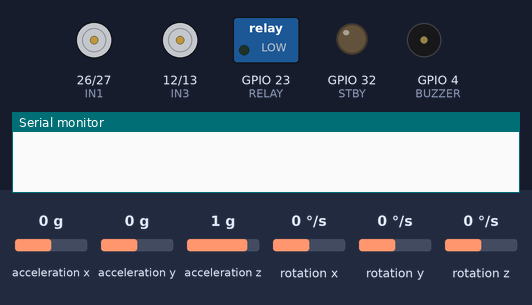
A sketch run on a simulated ESP32. Parts: motor-driver pin pairs drawn as motors (green arrow = first pin HIGH = forward, orange = second pin HIGH = backward, longer = more drive, scaled by the enable pin, stopped while the standby pin is LOW), switched loads named in the sketch (green lamp = pin HIGH), output pins drawn as LEDs (lit = HIGH), buzzer (waves = sounding, pin HIGH), the last lines printed to the serial monitor. The test bench sets the inputs (shaded band); at power-on: acceleration x 0 g, acceleration y 0 g, acceleration z 1 g, rotation x 0 °/s, rotation y 0 °/s, rotation z 0 °/s.

Above: at 0.0 s.
At 3.3 s:
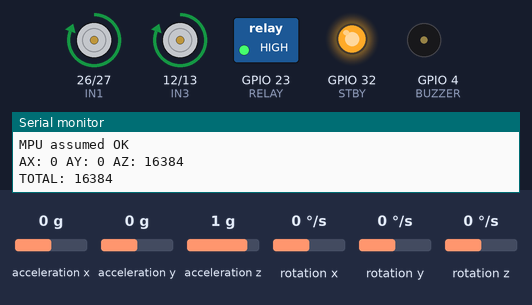
3.4 s: acceleration x set to -0.6 g
8.3 s: acceleration x set to -0.9 g
At 13.3 s:
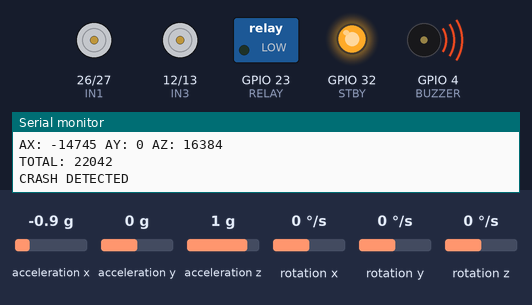
Timing chart, 0 to 18.6 s (numbered marks = the images above; inputs shaded):
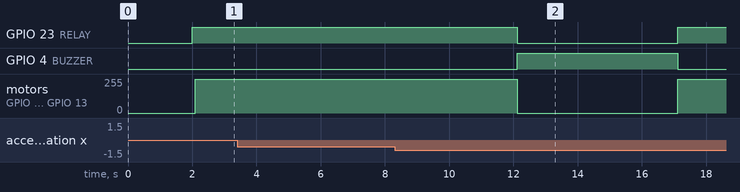

The sketch:

MPU+Motor.ino
```cpp
#include <Wire.h>
#include <MPU6050.h>

MPU6050 mpu;
bool mpuConnected = false;

// ===== PINS =====
#define IN1 26
#define IN2 27
#define IN3 12
#define IN4 13

#define ENA 25
#define ENB 14
#define STBY 32

#define RELAY 23
#define BUZZER 4

// ===== CONTROL =====
bool stopped = false;
unsigned long stopTime = 0;

void setup() {
  Serial.begin(115200);
  delay(2000);

  Serial.println("START");

  // Motor pins
  pinMode(IN1, OUTPUT);
  pinMode(IN2, OUTPUT);
  pinMode(IN3, OUTPUT);
  pinMode(IN4, OUTPUT);

  pinMode(ENA, OUTPUT);
  pinMode(ENB, OUTPUT);
  pinMode(STBY, OUTPUT);

  pinMode(RELAY, OUTPUT);
  pinMode(BUZZER, OUTPUT);

  // Enable motors
  digitalWrite(ENA, HIGH);
  digitalWrite(ENB, HIGH);
  digitalWrite(STBY, HIGH);

  digitalWrite(RELAY, HIGH);
  digitalWrite(BUZZER, LOW);

  // ===== MPU INIT (FIXED) =====
  Wire.begin(21, 22);
  mpu.initialize();
  delay(100);

  // ❌ skip testConnection (not reliable for MPU6500)
  mpuConnected = true;
  Serial.println("MPU assumed OK");

  forward();
}

void loop() {
  unsigned long now = millis();

  // ===== NORMAL RUN =====
  if (!stopped) {
    forward();
    digitalWrite(RELAY, HIGH);
  }

  // ===== MPU READING =====
  if (mpuConnected) {
    int16_t ax, ay, az, gx, gy, gz;
    mpu.getMotion6(&ax, &ay, &az, &gx, &gy, &gz);

    Serial.print("AX: "); Serial.print(ax);
    Serial.print(" AY: "); Serial.print(ay);
    Serial.print(" AZ: "); Serial.println(az);

    // Calculate total acceleration
    long accel = sqrt((long)ax * ax + (long)ay * ay + (long)az * az);

    Serial.print("TOTAL: ");
    Serial.println(accel);

    // 🚨 Crash detection
    if (!stopped && accel > 20000) {
      Serial.println("CRASH DETECTED");

      stopped = true;
      stopTime = now;

      stopMotors();
      digitalWrite(RELAY, LOW);
      digitalWrite(BUZZER, HIGH);
    }
  }

  // ===== RESTART =====
  if (stopped && (now - stopTime > 2000)) {
    Serial.println("RESTART");

    stopped = false;
    digitalWrite(RELAY, HIGH);
    digitalWrite(BUZZER, LOW);
    forward();
  }

  delay(5000);
}

// ===== FUNCTIONS =====

void forward() {
  digitalWrite(IN1, HIGH);
  digitalWrite(IN2, LOW);

  digitalWrite(IN3, HIGH);
  digitalWrite(IN4, LOW);
}

void stopMotors() {
  digitalWrite(IN1, LOW);
  digitalWrite(IN2, LOW);

  digitalWrite(IN3, LOW);
  digitalWrite(IN4, LOW);
}
```

ServoMotor+Button.cpp
```cpp
#include <ESP32Servo.h>

#define BUTTON 0
#define SERVO_PIN 4

Servo myServo;

void setup() {
  Serial.begin(115200);

  pinMode(BUTTON, INPUT_PULLUP);

  myServo.attach(SERVO_PIN);
  myServo.write(0); // start position
}

void loop() {
  int state = digitalRead(BUTTON);
  myServo.write(110);
  Serial.println("110 degree");
  delay(5000);
  if (state == HIGH) { // pressed
    Serial.println("BUTTON PRESSED");
  }
  myServo.write(0);
  Serial.println("0 degree");
  // } else {
  //   myServo.write(0);
  // }

  delay(50);
}
```

ServoTest.cpp
```cpp
#include <ESP32Servo.h>

Servo myServo;

void setup() {
  myServo.attach(4); // signal pin
}

void loop() {

  myServo.write(180); // max
  delay(1000);
}
```

Measured:
- the behaviour switches between -0.7 and -0.8 g on acceleration x (found by bisection; images 1 and 2)
- after the input at 8.3 s, GPIO 23 (RELAY): HIGH → LOW after 3.8 s, → HIGH 5.0 s later; GPIO 4 (BUZZER): LOW → HIGH after 3.8 s, → LOW 5.0 s later; motor on GPIO 26 (IN1) / GPIO 27 (IN2), motor on GPIO 12 (IN3) / GPIO 13 (IN4): forward 255/255 → stopped after 3.8 s, → forward 255/255 5.0 s later
